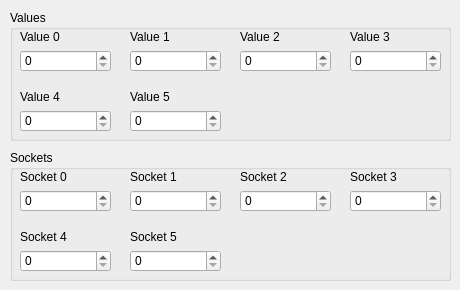
        <widget class="QWidget" name="tab_7">
         <attribute name="title">
          <string>Values &amp;&amp; Scokets</string>
         </attribute>
         <widget class="QGroupBox" name="groupBox_9">
          <property name="geometry">
           <rect>
            <x>10</x>
            <y>10</y>
            <width>441</width>
            <height>131</height>
           </rect>
          </property>
          <property name="title">
           <string>Values</string>
          </property>
          <widget class="QLabel" name="label_24">
           <property name="geometry">
            <rect>
             <x>10</x>
             <y>20</y>
             <width>71</width>
             <height>13</height>
            </rect>
           </property>
           <property name="text">
            <string>Value 0</string>
           </property>
          </widget>
          <widget class="QSpinBox" name="sValue0">
           <property name="geometry">
            <rect>
             <x>10</x>
             <y>40</y>
             <width>91</width>
             <height>22</height>
            </rect>
           </property>
           <property name="maximum">
            <number>2147483647</number>
           </property>
          </widget>
          <widget class="QLabel" name="label_25">
           <property name="geometry">
            <rect>
             <x>120</x>
             <y>20</y>
             <width>71</width>
             <height>13</height>
            </rect>
           </property>
           <property name="text">
            <string>Value 1</string>
           </property>
          </widget>
          <widget class="QSpinBox" name="sValue1">
           <property name="geometry">
            <rect>
             <x>120</x>
             <y>40</y>
             <width>91</width>
             <height>22</height>
            </rect>
           </property>
           <property name="maximum">
            <number>2147483647</number>
           </property>
          </widget>
          <widget class="QLabel" name="label_26">
           <property name="geometry">
            <rect>
             <x>230</x>
             <y>20</y>
             <width>71</width>
             <height>13</height>
            </rect>
           </property>
           <property name="text">
            <string>Value 2</string>
           </property>
          </widget>
          <widget class="QSpinBox" name="sValue2">
           <property name="geometry">
            <rect>
             <x>230</x>
             <y>40</y>
             <width>91</width>
             <height>22</height>
            </rect>
           </property>
           <property name="maximum">
            <number>2147483647</number>
           </property>
          </widget>
          <widget class="QLabel" name="label_27">
           <property name="geometry">
            <rect>
             <x>340</x>
             <y>20</y>
             <width>71</width>
             <height>13</height>
            </rect>
           </property>
           <property name="text">
            <string>Value 3</string>
           </property>
          </widget>
          <widget class="QSpinBox" name="sValue3">
           <property name="geometry">
            <rect>
             <x>340</x>
             <y>40</y>
             <width>91</width>
             <height>22</height>
            </rect>
           </property>
           <property name="maximum">
            <number>2147483647</number>
           </property>
          </widget>
          <widget class="QLabel" name="label_28">
           <property name="geometry">
            <rect>
             <x>10</x>
             <y>80</y>
             <width>71</width>
             <height>13</height>
            </rect>
           </property>
           <property name="text">
            <string>Value 4</string>
           </property>
          </widget>
          <widget class="QSpinBox" name="sValue4">
           <property name="geometry">
            <rect>
             <x>10</x>
             <y>100</y>
             <width>91</width>
             <height>22</height>
            </rect>
           </property>
           <property name="maximum">
            <number>2147483647</number>
           </property>
          </widget>
          <widget class="QLabel" name="label_29">
           <property name="geometry">
            <rect>
             <x>120</x>
             <y>80</y>
             <width>71</width>
             <height>13</height>
            </rect>
           </property>
           <property name="text">
            <string>Value 5</string>
           </property>
          </widget>
          <widget class="QSpinBox" name="sValue5">
           <property name="geometry">
            <rect>
             <x>120</x>
             <y>100</y>
             <width>91</width>
             <height>22</height>
            </rect>
           </property>
           <property name="maximum">
            <number>2147483647</number>
           </property>
          </widget>
         </widget>
         <widget class="QGroupBox" name="groupBox_10">
          <property name="geometry">
           <rect>
            <x>10</x>
            <y>150</y>
            <width>441</width>
            <height>131</height>
           </rect>
          </property>
          <property name="title">
           <string>Sockets</string>
          </property>
          <widget class="QLabel" name="label_30">
           <property name="geometry">
            <rect>
             <x>10</x>
             <y>20</y>
             <width>71</width>
             <height>13</height>
            </rect>
           </property>
           <property name="text">
            <string>Socket 0</string>
           </property>
          </widget>
          <widget class="QSpinBox" name="sSocket0">
           <property name="geometry">
            <rect>
             <x>10</x>
             <y>40</y>
             <width>91</width>
             <height>22</height>
            </rect>
           </property>
           <property name="maximum">
            <number>65535</number>
           </property>
          </widget>
          <widget class="QLabel" name="label_31">
           <property name="geometry">
            <rect>
             <x>120</x>
             <y>20</y>
             <width>71</width>
             <height>13</height>
            </rect>
           </property>
           <property name="text">
            <string>Socket 1</string>
           </property>
          </widget>
          <widget class="QSpinBox" name="sSocket1">
           <property name="geometry">
            <rect>
             <x>120</x>
             <y>40</y>
             <width>91</width>
             <height>22</height>
            </rect>
           </property>
           <property name="maximum">
            <number>65535</number>
           </property>
          </widget>
          <widget class="QLabel" name="label_32">
           <property name="geometry">
            <rect>
             <x>230</x>
             <y>20</y>
             <width>71</width>
             <height>13</height>
            </rect>
           </property>
           <property name="text">
            <string>Socket 2</string>
           </property>
          </widget>
          <widget class="QSpinBox" name="sSocket2">
           <property name="geometry">
            <rect>
             <x>230</x>
             <y>40</y>
             <width>91</width>
             <height>22</height>
            </rect>
           </property>
           <property name="maximum">
            <number>65535</number>
           </property>
          </widget>
          <widget class="QLabel" name="label_33">
           <property name="geometry">
            <rect>
             <x>340</x>
             <y>20</y>
             <width>71</width>
             <height>13</height>
            </rect>
           </property>
           <property name="text">
            <string>Socket 3</string>
           </property>
          </widget>
          <widget class="QSpinBox" name="sSocket3">
           <property name="geometry">
            <rect>
             <x>340</x>
             <y>40</y>
             <width>91</width>
             <height>22</height>
            </rect>
           </property>
           <property name="maximum">
            <number>65535</number>
           </property>
          </widget>
          <widget class="QLabel" name="label_34">
           <property name="geometry">
            <rect>
             <x>10</x>
             <y>80</y>
             <width>71</width>
             <height>13</height>
            </rect>
           </property>
           <property name="text">
            <string>Socket 4</string>
           </property>
          </widget>
          <widget class="QSpinBox" name="sSocket4">
           <property name="geometry">
            <rect>
             <x>10</x>
             <y>100</y>
             <width>91</width>
             <height>22</height>
            </rect>
           </property>
           <property name="maximum">
            <number>65535</number>
           </property>
          </widget>
          <widget class="QLabel" name="label_35">
           <property name="geometry">
            <rect>
             <x>120</x>
             <y>80</y>
             <width>71</width>
             <height>13</height>
            </rect>
           </property>
           <property name="text">
            <string>Socket 5</string>
           </property>
          </widget>
          <widget class="QSpinBox" name="sSocket5">
           <property name="geometry">
            <rect>
             <x>120</x>
             <y>100</y>
             <width>91</width>
             <height>22</height>
            </rect>
           </property>
           <property name="maximum">
            <number>65535</number>
           </property>
          </widget>
         </widget>
        </widget>
